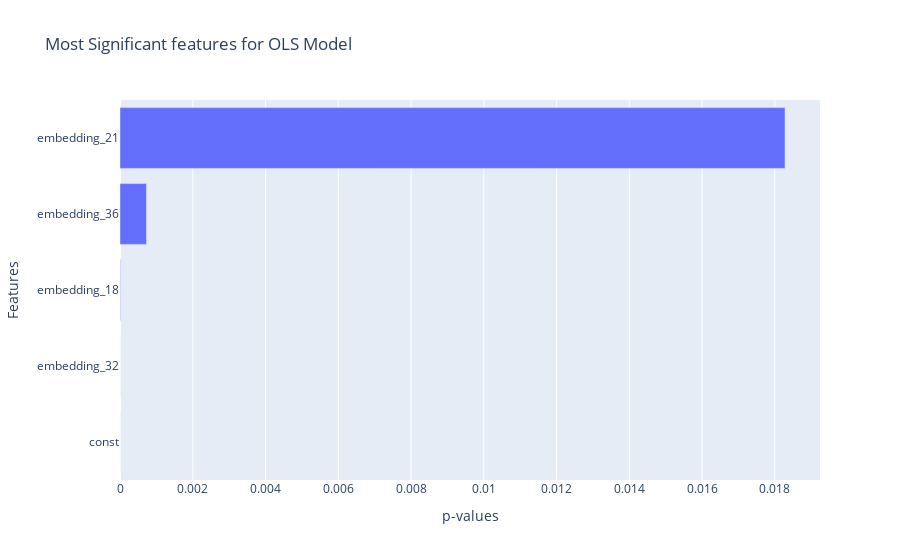

Notebook code for this chart:
### Code cell
pvalues = lm.pvalues
imp_pvalues = pvalues.nsmallest(16)

fig = go.Figure(data=[go.Bar(y=imp_pvalues.index, x=imp_pvalues, orientation="h")])
fig.update_layout(
    xaxis_title="p-values",
    yaxis_title="Features",
    title="Most Significant features for OLS Model",
)

fig.show()
# fig.update_layout(barmode='horizontal')

### Figure 1 — Plotly figure (JSON) as saved in the notebook; plotly's stock layout.template omitted (floating-point values rounded to 4 significant figures)
{"data": [{"orientation": "h", "type": "bar", "x": [1.468e-47, 7.283e-29, 1.308e-05, 0.0007287, 0.01828], "y": ["const", "embedding_32", "embedding_18", "embedding_36", "embedding_21"]}], "layout": {"title": {"text": "Most Significant features for OLS Model"}, "xaxis": {"title": {"text": "p-values"}}, "yaxis": {"title": {"text": "Features"}}}}
